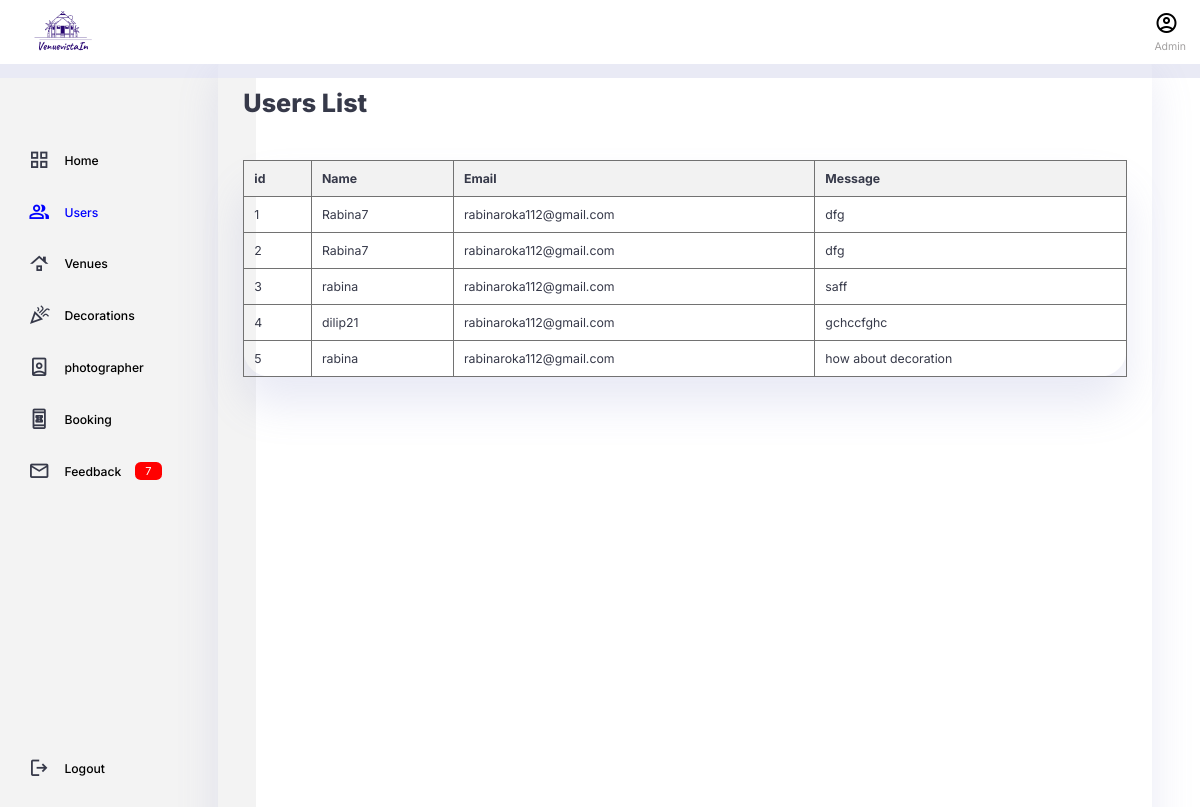
Before: /feedback/ with the older database file.
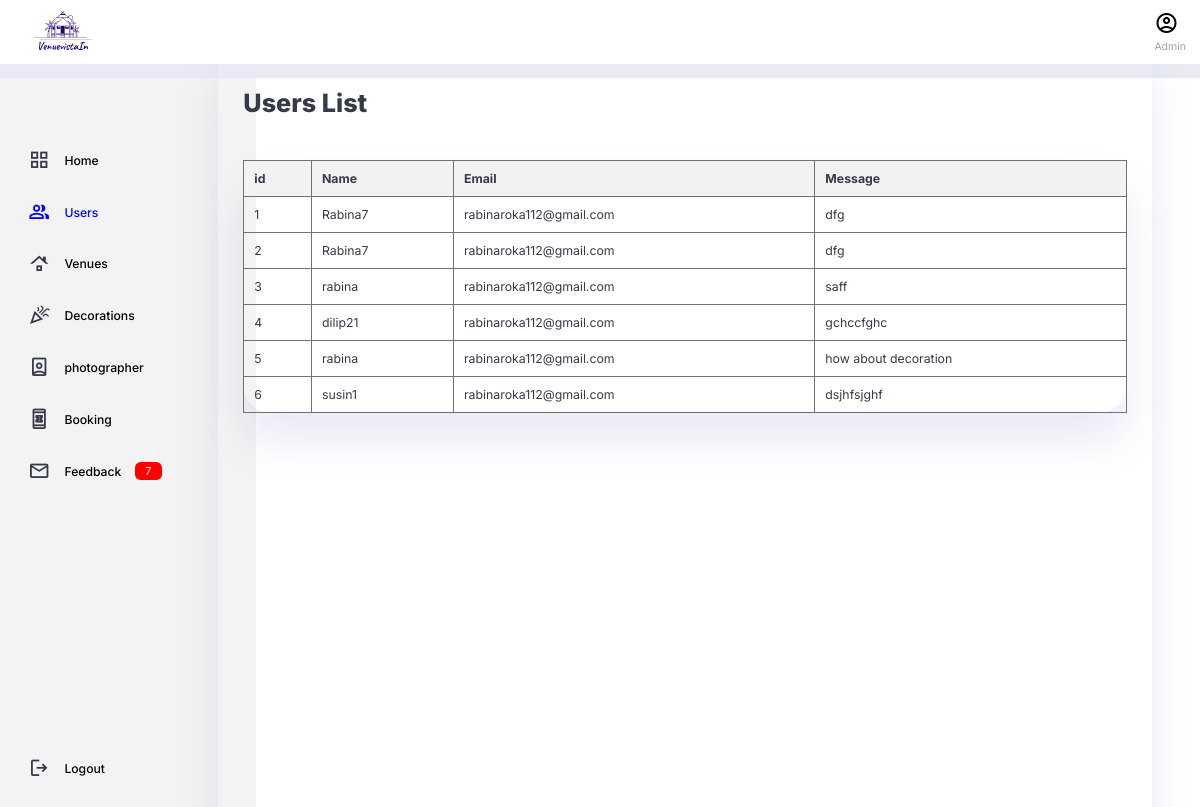
After: the same page with the newer database file.
### feedback/models.py (models this page shows, shortened)
class feedback(models.Model):
    username = models.CharField(max_length=100)
    email = models.EmailField()
    message = models.TextField()
    created_at = models.DateTimeField(auto_now_add=True)

### feedback/views.py (the view)
# urls.py: path('feedback/', views.feedback_list, name='feedback_list'),
def feedback_list(request):
    feedbacks = feedback.objects.all()  #fetch photographerss from the database
    return render(request, 'loginAuthentication/feedback.html', {'feedbacks': feedbacks})

### templates/loginAuthentication/feedback.html (shortened to what this page needs)
{% load static %}
 <!DOCTYPE html>
 <html lang="en">
 <head>
     <link rel="stylesheet" href="{% static 'css/userlist.css' %}">
     <link rel="stylesheet" href="https://cdnjs.cloudflare.com/ajax/libs/font-awesome/4.7.0/css/font-awesome.min.css">
 </head>
</head>
<body>
  <div class="navbar">
        <div class="logo">
            <img src="{% static 'images/logoa.png' %}">
        </div>
        <div class="profile">
            <button id="btn">
                <span class="material-symbols-outlined">account_circle</span>
            </button>
            <div class="info">
                <small class="text-muted">Admin </small>
            </div>
        </div>
  </div>
  <div class="container">
    <aside>
        <div class="top">
            <div class="sidebar">
                <a href="/adminpanel">
                    <span class="material-symbols-outlined">grid_view</span>
                    <h3> Home </h3>
                </a>
                <a href="/user_list" class="sidebar-link" style="color:blue;" onclick="loadUserList()" style="color:blue">
                    <span class="material-symbols-outlined">group</span>
                    <h3 style="color:blue"> Users </h3>
                </a>
                <a href="/venue_list" onclick="loadVenueList()">
                    <span class="material-symbols-outlined">roofing</span>
                    <h3> Venues </h3>
                </a>
                <a href="/decoration_list">
                    <span class="material-symbols-outlined">celebration</span>
                    <h3> Decorations </h3>
                </a>
                <a href="/photographer_list">
                    <span class="material-symbols-outlined"> person_book</span>
                    <h3> photographer </h3>
                </a>
                <a href="a">
                    <span class="material-symbols-outlined">book_online</span>
                    <h3> Booking </h3>
                </a>
                <a href="/feedback">
                    <span class="material-symbols-outlined">mail_outline</span>
                    <h3> Feedback </h3>
                    <span class="message-count">7</span>
                </a>
                <a href="a">
                    <span class="material-symbols-outlined">logout</span>
                    <h3> Logout </h3>
                </a>
            </div>
        </div>
    </aside>
    <main>
      <h1>Users List</h1>
    <div class="tab">
      <table>
        <thead>
            <tr>
                <th>id</th>
                <th>Name</th>
                <th>Email</th>
                <th>Message</th>
            </tr>
        </thead>
        <tbody>
            {% for feedback in feedbacks %}
                <tr>
                    <td>{{ feedback.id }}</td>
                    <td>{{ feedback.username }}</td>
                    <td>{{ feedback.email }}</td>
                    <td>{{ feedback.message }}</td>
                </tr>
            {% endfor %}
        </tbody>
      </table>
    </div>
    </main>
    </div>
</body>
</html>

Changed rows visible on the page:
added feedback: id "6", username "susin1", email "rabinaroka112@gmail.com", message "dsjhfsjghf"
